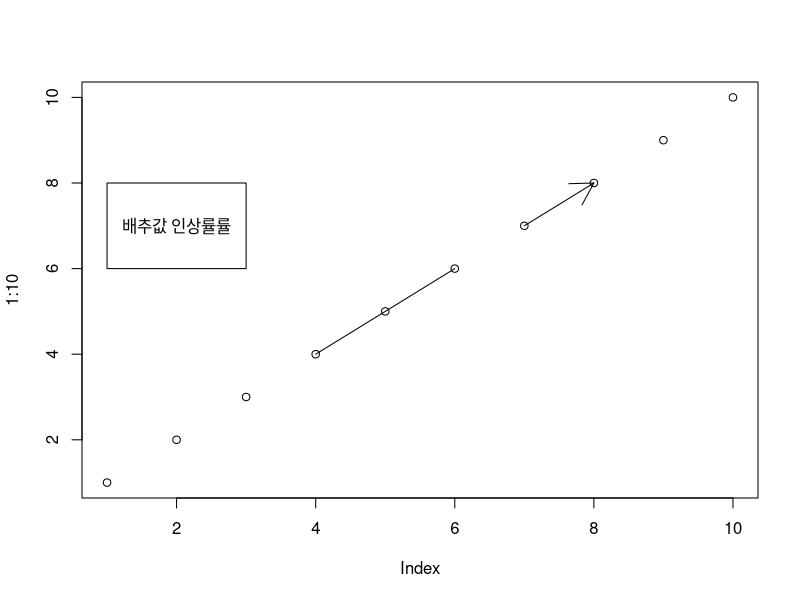

Reproduce this figure in R.
plot(1:10)

# 화살표
arrows(7,7, 8,8)

# 선분
segments(4,4, 6,6)

# 사각형
rect(1,6,3,8)

# 글자넣기(align-center임)
text(2,7,"배추값 인상률률")
